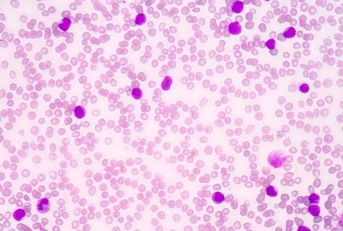
#> input picture esfregaco_01.jpeg, 343 x 231 px, shrunk from 600 x 404 before the run
$ python app.py
#> lines starting #> are read from the running program, lines starting #| are printed output that depends on the picture
import cv2
import numpy as np
from sklearn.cluster import KMeans

def segmentacao_watershed(imagem):
    imagemmCinza = cv2.cvtColor(imagem, cv2.COLOR_BGR2GRAY)
    _, thresh = cv2.threshold(imagemmCinza, 0, 255, cv2.THRESH_BINARY + cv2.THRESH_OTSU)

    dist_transform = cv2.distanceTransform(thresh, cv2.DIST_L2, 3)
    _, markers = cv2.threshold(dist_transform, 0.7 * dist_transform.max(), 255, 0)

    markers = cv2.connectedComponents(markers.astype(np.uint8))[1]
    cv2.watershed(imagem, markers)
    imagem[markers == -1] = [0, 0, 255]

    return imagem

def segmentacao_kmeans(imagem, k=3):
    imagemmRemodelada = imagem.reshape((-1, 3))
    kmeans = KMeans(n_clusters=k, random_state=0).fit(imagemmRemodelada)
    imagemSegmentada = kmeans.cluster_centers_[kmeans.labels_]
    imagemSegmentada = imagemSegmentada.reshape(imagem.shape).astype(np.uint8)

    return imagemSegmentada

def segmentacao_mean_shift(imagem):
    mean_shift = cv2.pyrMeanShiftFiltering(imagem, 21, 51)
    return mean_shift

# Carregar imagens
imagem1 = cv2.imread('esfregaco_01.jpeg')
#> imagem1 is the input picture: shape (231, 343, 3); mean B, G, R 233.4, 203, 240.4
imagem2 = cv2.imread('esfregaco_02.jpeg')
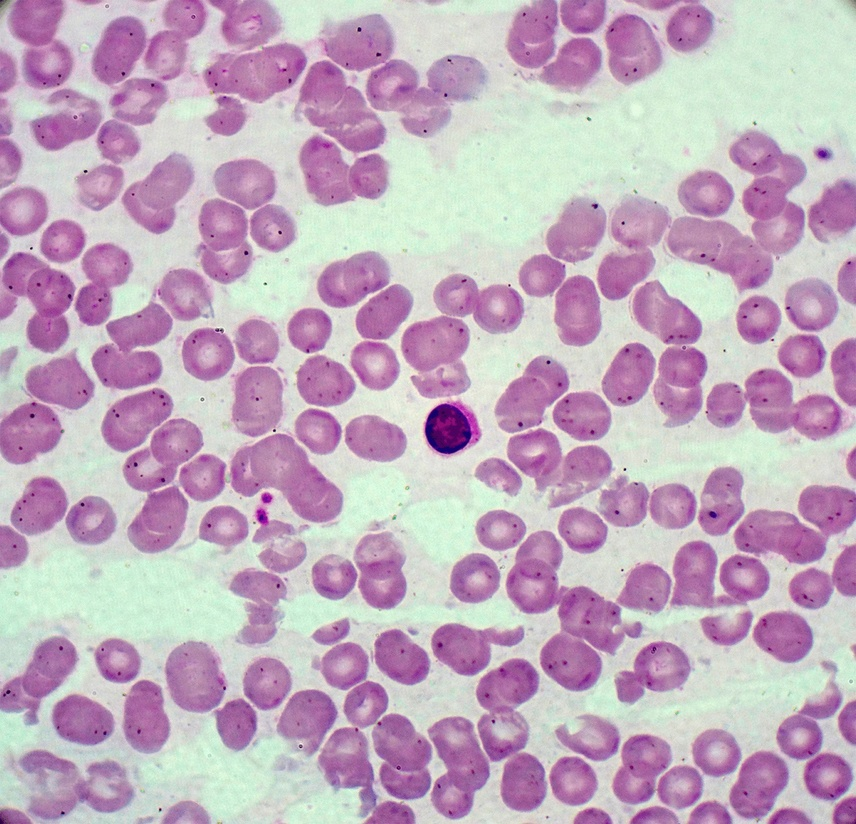
#> input picture esfregaco_02.jpeg, 856 x 824 px, shrunk from 1500 x 1443 before the run
#> imagem2 is the input picture: shape (824, 856, 3); mean B, G, R 190.6, 172, 193.9
imagem3 = cv2.imread('esfregaco_03.jpeg')
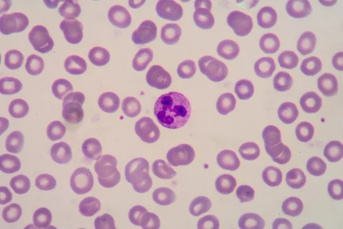
#> input picture esfregaco_03.jpeg, 343 x 229 px, shrunk from 600 x 401 before the run
#> imagem3 is the input picture: shape (229, 343, 3); mean B, G, R 179.1, 168.6, 196.8

# [19 lines of commented-out code are left out]
result_mean_shift1 = segmentacao_mean_shift(imagem1.copy())
#> in segmentacao_mean_shift, `mean_shift = cv2.pyrMeanShiftFiltering(imagem, 21, 51)`:
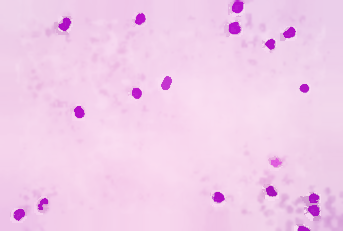
#> mean_shift: shape (231, 343, 3); mean of channels 0, 1, 2 233.8, 204.3, 240.9; drawn as B, G, R
result_mean_shift2 = segmentacao_mean_shift(imagem2.copy())
#> in segmentacao_mean_shift (call 2), `mean_shift = cv2.pyrMeanShiftFiltering(imagem, 21, 51)`:
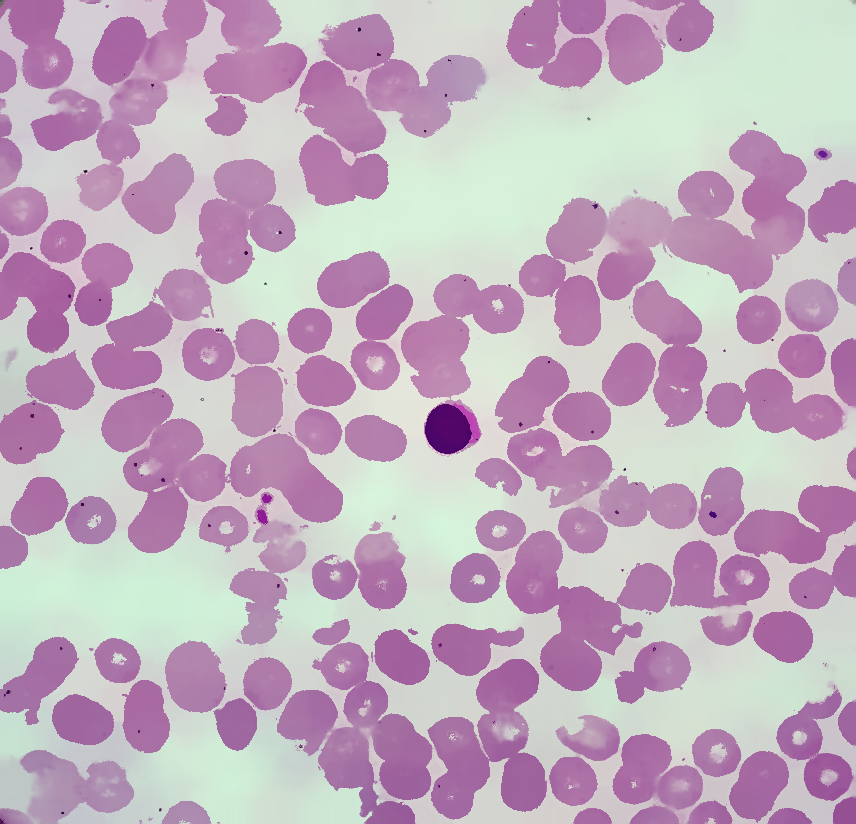
#> mean_shift: shape (824, 856, 3); mean of channels 0, 1, 2 190.8, 172.7, 194; drawn as B, G, R
result_mean_shift3 = segmentacao_mean_shift(imagem3.copy())
#> in segmentacao_mean_shift (call 3), `mean_shift = cv2.pyrMeanShiftFiltering(imagem, 21, 51)`:
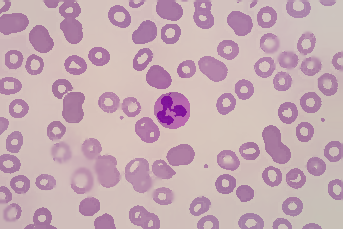
#> mean_shift: shape (229, 343, 3); mean of channels 0, 1, 2 179.5, 169.8, 197.5; drawn as B, G, R

cv2.imshow('Resultado Mean Shift Imagem 1', result_mean_shift1)
cv2.imshow('Resultado Mean Shift Imagem 2', result_mean_shift2)
cv2.imshow('Resultado Mean Shift Imagem 3', result_mean_shift3)

cv2.waitKey(0)
cv2.destroyAllWindows()
